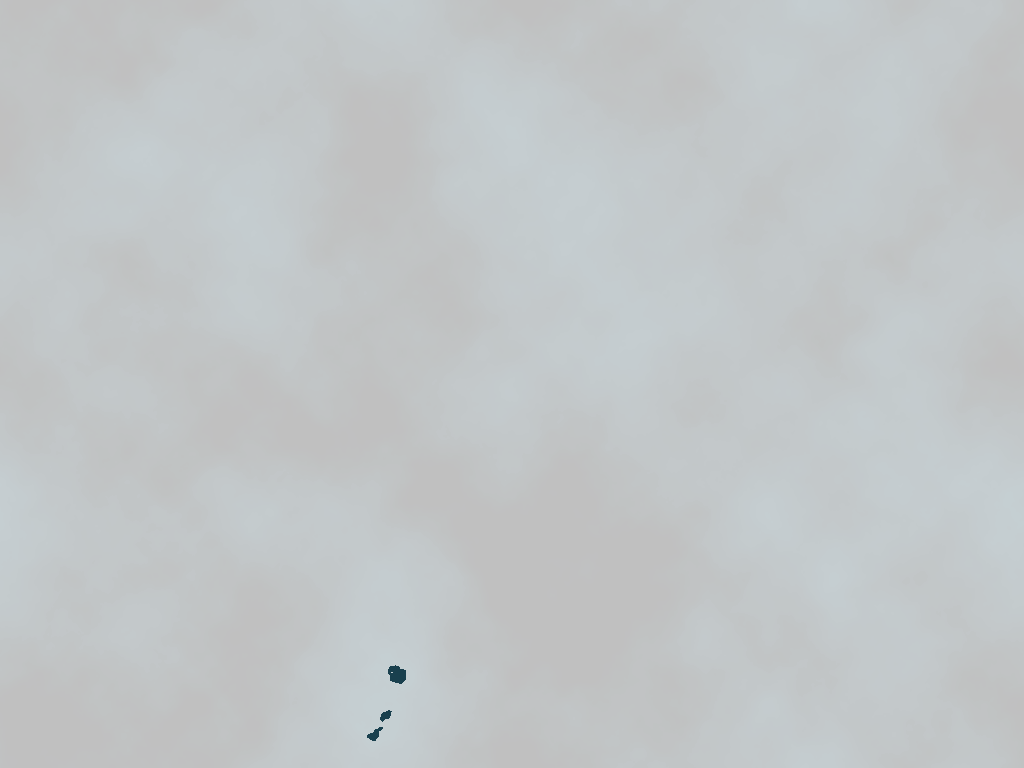
#> input picture fog.png, 1024 x 768 px
$ python background_process.py ..
#> lines starting #> are read from the running program, lines starting #| are printed output that depends on the picture
import os
import sys
import argparse
from PIL import Image, ImageEnhance
from sklearn.cluster import KMeans
import numpy as np

def resize_image(image_path, output_path, width, height, num_colors, saturation):
#> called with image_path = '../fog.png', output_path = '../fog_1000x562.png', width = 1000, height = 562, num_colors = 16, saturation = 1
    try:
        # Open the image
        image = Image.open(image_path)
#> image is the input picture: PIL image 1024x768 RGBA; mean R, G, B, A 10.1, 26.8, 32.4, 63.1

        # Resize the image
        resized_image = image.resize((width, height), Image.Resampling.LANCZOS)
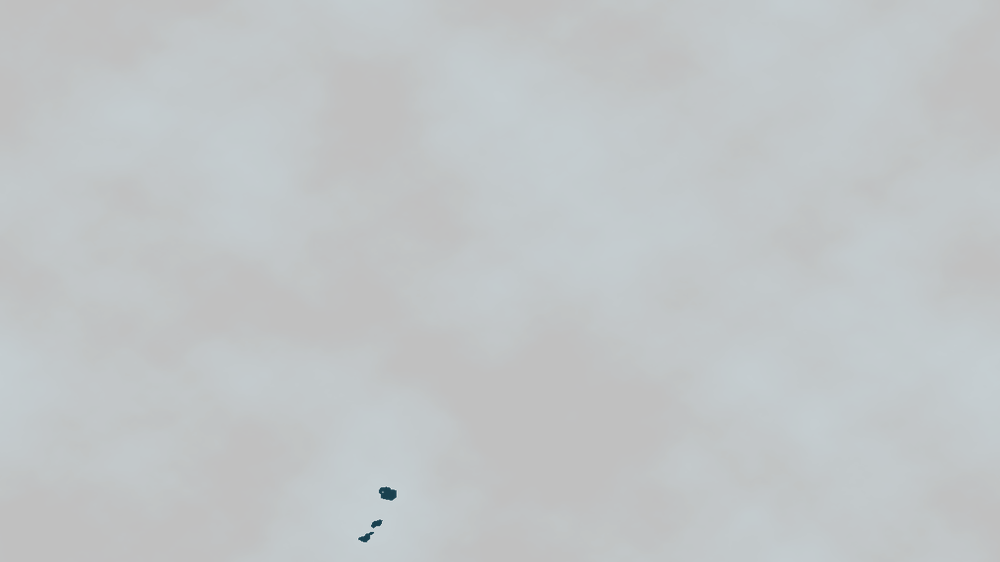
#> resized_image: PIL image 1000x562 RGBA; mean R, G, B, A 9.6, 26.4, 32.3, 63.1; transparent parts drawn white

        # Save the resized image temporarily
        resized_temp_path = f"{output_path}_temp.png"
        resized_image.save(resized_temp_path)

        # Reduce the color palette
        reduce_color_palette(resized_temp_path, output_path, num_colors)

        # Remove the temporary file
        os.remove(resized_temp_path)

        # Apply saturation adjustment
        adjust_saturation(output_path, output_path, saturation)

    except Exception as e:
        print(f"Error processing image {image_path}: {e}")

def reduce_color_palette(image_path, output_path, num_colors):
#> called with image_path = '../fog_1000x562.png_temp.png', output_path = '../fog_1000x562.png', num_colors = 16
    try:
        # Open the image
        image = Image.open(image_path)

        # Convert image to array
        arr = np.array(image)

        # Check if image has an alpha channel
        if arr.shape[-1] == 4:
            pixels = arr.reshape((-1, 4))
        else:
            pixels = arr.reshape((-1, 3))

        # Use KMeans to find the most common colors
        kmeans = KMeans(n_clusters=num_colors)
        kmeans.fit(pixels[..., :3])
        new_colors = kmeans.cluster_centers_[kmeans.predict(pixels[..., :3])]

        # Convert the new colors to integers
        new_colors = new_colors.astype(int)

        # If the image had an alpha channel, add it back
        if arr.shape[-1] == 4:
            new_image_array = np.concatenate([new_colors, pixels[..., 3:]], axis=-1).reshape(arr.shape)
        else:
            new_image_array = new_colors.reshape(arr.shape)

        # Convert back to image
        new_image = Image.fromarray(new_image_array.astype('uint8'), 'RGBA' if arr.shape[-1] == 4 else 'RGB')

        # Save the processed image
        new_image.save(output_path)
    except Exception as e:
        print(f"Error reducing color palette for image {image_path}: {e}")

def adjust_saturation(image_path, output_path, saturation):
    try:
        # Open the image
        image = Image.open(image_path)

        # Apply saturation enhancement
        enhancer = ImageEnhance.Color(image)
        enhanced_image = enhancer.enhance(saturation)

        # Save the enhanced image
        enhanced_image.save(output_path)
    except Exception as e:
        print(f"Error adjusting saturation for image {image_path}: {e}")

def process_png_images_in_folder(folder_path, width, height, num_colors, saturation):
    # Get all png files in the folder
    image_files = [f for f in os.listdir(folder_path) if f.endswith('.png')]

    # Process each png file
    for image_file in image_files:
        image_path = os.path.join(folder_path, image_file)
        file_name, file_ext = os.path.splitext(image_file)
        output_path = os.path.join(folder_path, f'{file_name}_{width}x{height}{file_ext}')
        resize_image(image_path, output_path, width, height, num_colors, saturation)
        print(f"Resized and processed {image_file} -> {output_path}")

if __name__ == "__main__":
    parser = argparse.ArgumentParser(description='Resize and reduce color palette of PNG images.')
    parser.add_argument('folder_path', type=str, help='Path to the folder containing PNG images.')
    parser.add_argument('--width', type=int, default=1000, help='Width to resize images to (default: 1000).')
    parser.add_argument('--height', type=int, default=562, help='Height to resize images to (default: 562).')
    parser.add_argument('--colorpalette', type=int, default=16, help='Max colors in the final output (default: 16).')
    parser.add_argument('--saturation', type=float, default=1, help='Saturation level for the final output (default: 1).')

    args = parser.parse_args()

    process_png_images_in_folder(args.folder_path, args.width, args.height, args.colorpalette, args.saturation)
